Frame 1 (no input): blank canvas, image omitted
Frame 60 (the mouse pressed at the canvas centre just before this capture): blank canvas, image omitted
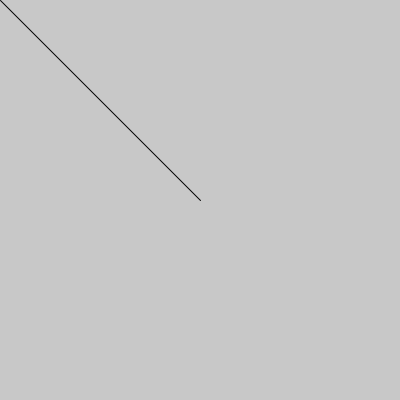
Frame 120 (the mouse held since frame 60 and released just before this capture)

The Processing sketch whose frames 1 and 60 were blank and that drew this single picture after the mouse press (run headless with seeded random() and noise(); from frame 60 on, the mouse is pressed at the canvas centre):

// Processing sketch: line_mouseX_mouseY
// ── line_mouseX_mouseY.pde
void setup(){
  size(400,400);
}

void draw(){
  background(200);
  line(0,0,mouseX, mouseY);
}
